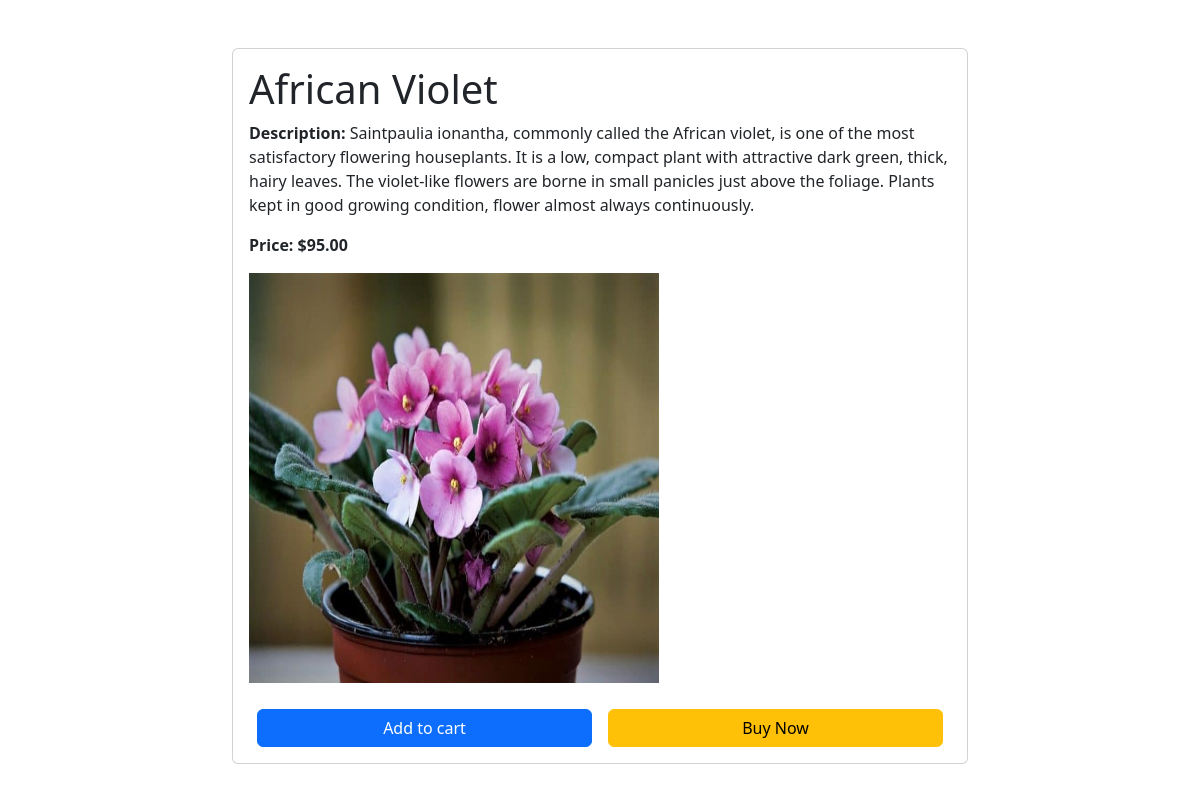
Screenshot of /flowers/7/ with the database file from the repository.
### flowerApp/models.py (models this page shows, shortened)
class Flower(models.Model):
    name = models.CharField(max_length=255, unique=True)
    category = models.ForeignKey(Category, on_delete=models.CASCADE)
    color = models.CharField(max_length=255)
    price = models.DecimalField(max_digits=8, decimal_places=2)
    availability = models.BooleanField(default=True)
    slug = models.SlugField(unique=True)
    image = models.ImageField(upload_to='flowers/')
    description = models.TextField()
    stock = models.IntegerField()
    created = models.DateTimeField(auto_now_add=True)
    updated = models.DateTimeField(auto_now=True)
    class Meta:
        ordering = ['-price']
        verbose_name_plural = 'Flowers'

### flowerApp/views.py (the view)
# urls.py: path('flowers/<int:flower_id>/', views.flower_details, name='flower_details'),
def flower_details(request, flower_id):
    flower = get_object_or_404(Flower, pk=flower_id)
    context = {
        'flower': flower
    }
    return render(request, 'flower_details.html', context)

### templates/flower_details.html
{% extends 'base.html' %}
{% block content %}
<div class="container my-5">
  <div class="row justify-content-center">
    <div class="col-lg-8 col-md-10">
      <div class="card">
        <div class="card-body">
          <h1>{{ flower.name }}</h1>
          <p><b>Description:</b> {{ flower.description }}</p>
          <p><b>Price: ${{ flower.price }}</b></p>
          <div class="mb-3">
            <img src="{{ flower.image.url }}" alt="{{ flower.name }} image" style="width:410px;height:410px;margin-bottom:10px;">
          </div>
          {% if flower.stock == 0 %}
              <p class="card-text text-danger">Out of stock</p>
          {% elif not flower.availability %}
          <span class="badge badge-danger">Unavailable</span>
          {% else %}
          <div class="d-flex justify-content-between">
              <a href="{% url 'Cart:add_cart' flower.id %}" class="btn btn-primary flex-grow-1 w-100 mx-2">Add to cart</a>
              <a href="{% url 'Cart:checkout' %}" class="btn btn-warning flex-grow-1 w-100 mx-2">Buy Now</a>
          </div>
          {% endif %}
        </div>
      </div>
    </div>
  </div>
</div>
{% endblock %}

### rows the page displays
Flower: name "African Violet", description "Saintpaulia ionantha, commonly called the African violet, is one of the most satisfactory flowering houseplants. It is a low, compact plant with attractive dark green, thick, hairy leaves. The violet-like flowers are borne in small panicles just above the foliage. Plants kept in good growing condition, flower almost always continuously.", price "95.00", image (picture)
